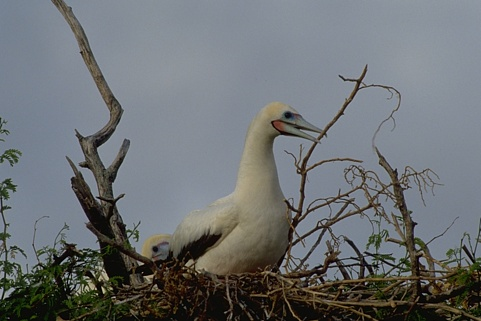
%> input picture Source/Images/im1.jpg, 481 x 321 px
$ octave --eval "result = segment_image(imread('Images/im1.jpg'));"   (GNU Octave 9; MATLAB toolbox functions it lacks are replaced by stand-ins)
%> lines starting %> are read from the running program, lines starting %| are printed output that depends on the picture
function [seg]=segment_image(I)

   seg=sobel(I);

end
function [seg]=sobel(I)
    image_size=size(I);
%> image_size = [321 481 3]
    dimension=numel(image_size);
%> dimension = 3
    if dimension==2
        Ig = I;
    end
    if dimension==3
       Ig = im2gray(I);
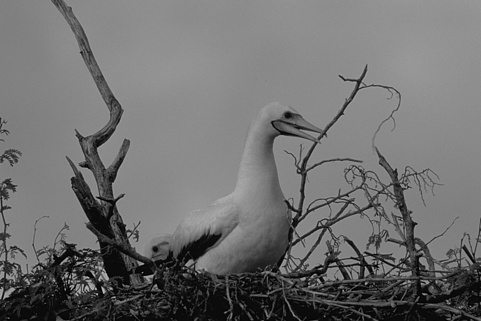
%> Ig: size 321x481 uint8; min 0, max 192, mean 111.6
    end
    ;
    Ig=medfilt2(Ig);
    seg=edge(Ig,"sobel");
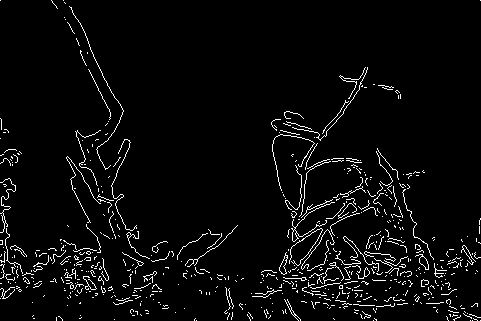
%> seg: size 321x481 logical; 4% white in thin lines or dots


end

function [r] = intensity_change_detection(Im)
    I = im2gray(Im);
%     I=im2double(Io);S
    Idiffv=I(1:end-1,:)-I(2:end,:);
    Idiffh=I(:,1:end-1)-I(:,2:end);
    Idiff=sqrt(Idiffh(1:end-1,:).^2+Idiffv(:,1:end-1).^2);
    r=imbinarize(Idiff,0.06);
    [x,y] = size(I);
    r(x,y)= 0;

end
function [seg]= Dog(I)  % Difference of Gussian
    gc=fspecial('gaussian',9,1);
    gs=fspecial('gaussian',9,1.5);
    IaBY=conv2(I(:,:,3),gc,'same')-conv2(mean(I(:,:,1:2),3),gs,'same'); %blue-on, yellow-of
    I=imbinarize(IaBY,0.01);
    dog=fspecial('gaussian',3,0.45)-fspecial('gaussian',3,0.5);
    Idiff = conv2(I,dog,'same');
    seg=imbinarize(Idiff,0.0001);
end

function [seg] = Can(I)
    ICanny=edge(I,'Canny');
    seg = ICanny;
end

%get Blue min yellow part
function [seg] =BY(I)
    gc=fspecial('gaussian',9,1);
    gs=fspecial('gaussian',9,1.5);
    IaBY=conv2(I(:,:,3),gc,'same')-conv2(mean(I(:,:,1:2),3),gs,'same'); %blue-on, yellow-of
    seg=imbinarize(IaBY,0.01);
end

$ run again, on Source/Images/im2.jpg
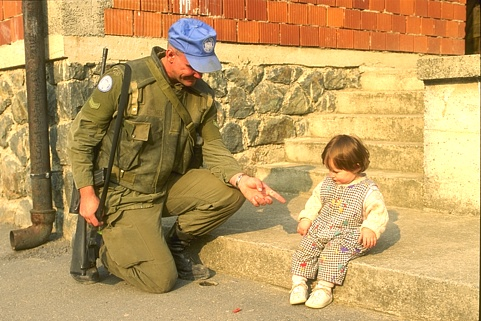
%> input picture Source/Images/im2.jpg, 481 x 321 px
%> in sobel, `Ig=medfilt2(Ig);`:
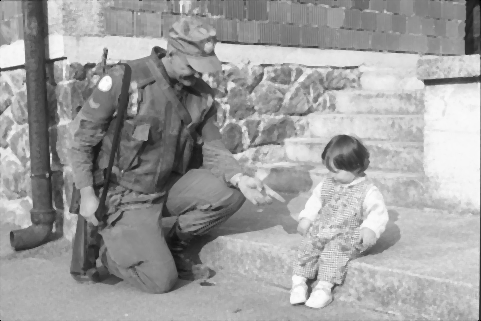
%> Ig: size 321x481 uint8; min 0, max 253, mean 158.9
%> in sobel, `seg=edge(Ig,"sobel");`:
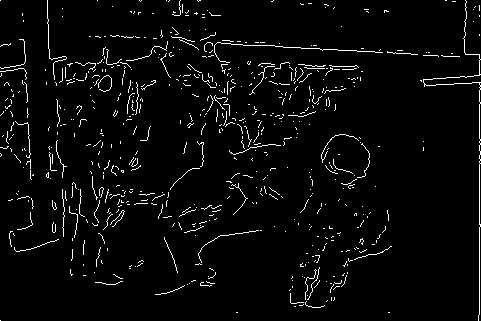
%> seg: size 321x481 logical; 3.5% white in thin lines or dots

$ run again, on Source/Images/im3.jpg
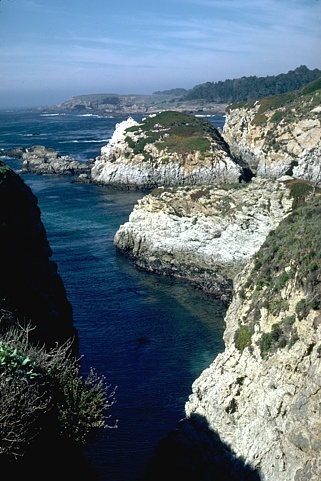
%> input picture Source/Images/im3.jpg, 321 x 481 px
%> in sobel, `Ig=medfilt2(Ig);`:
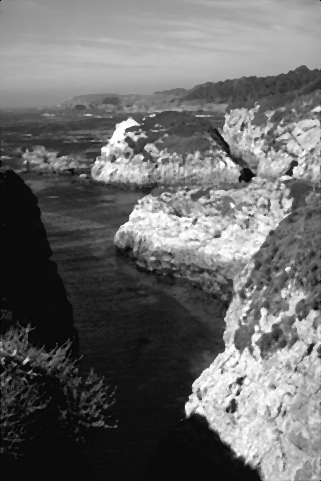
%> Ig: size 481x321 uint8; min 0, max 254, mean 105.1
%> in sobel, `seg=edge(Ig,"sobel");`:
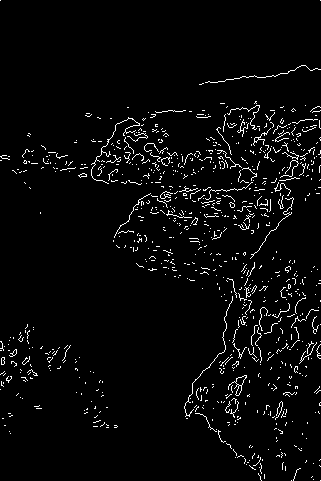
%> seg: size 481x321 logical; 3.5% white in thin lines or dots
